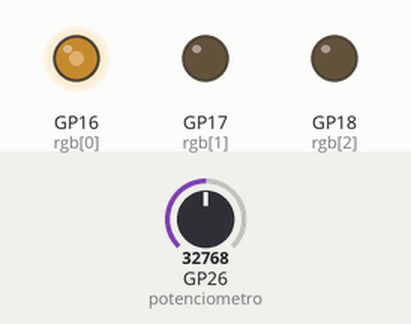
Recording of a program running on a simulated Raspberry Pi Pico running MicroPython. Parts: output pins drawn as LEDs (lit = HIGH). The inputs (shaded band) are chosen by the test bench; at power-on: GP26 (potenciometro) = 32768 (analog values on the 0–65535 scale).

Above: at 1.2 s.
1.3 s: GP26 (potenciometro) set to 45874
At 2.1 s:
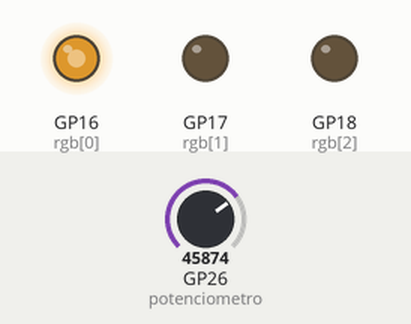
2.8 s: GP26 (potenciometro) set to 57670
At 3.3 s:
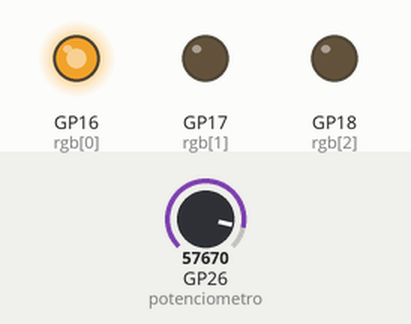
4.3 s: GP26 (potenciometro) set to 7864
At 4.6 s:
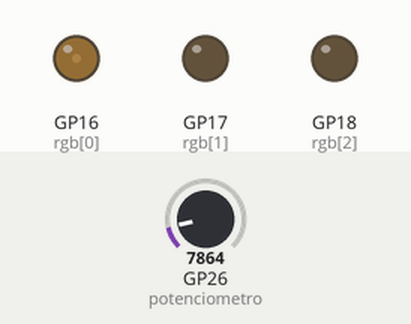
5.8 s: GP26 (potenciometro) set to 0
At 7.0 s:
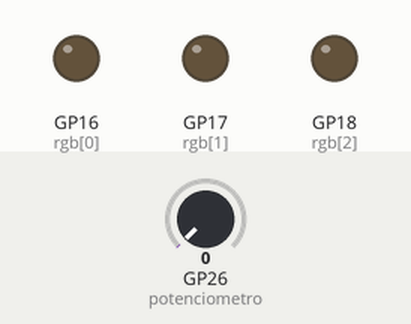
Timing chart, 0 to 8.3 s (numbered marks = the images above; inputs shaded):
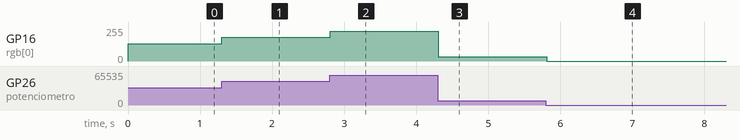

The program:

4.PAINEL_CORES.py
```python
from machine import Pin, PWM, ADC
from utime import sleep

# Cria uma lista com 3 objetos PWM para Vermelho (16), Verde (17) e Azul (18)
rgb = [PWM(Pin(i)) for i in (16, 17, 18)]

# Configura a frequência de todos para 1000Hz e os inicializa apagados
for led in rgb:
    led.freq(1000)
    led.duty_u16(0)

potenciometro = ADC(26)

while True:
    brilho = potenciometro.read_u16()

    rgb[0].duty_u16(brilho) # Vermelho acompanha o potenciômetro
    rgb[1].duty_u16(0)      # Verde sempre apagado
    rgb[2].duty_u16(0)      # Azul sempre apagado

    sleep(0.05)
```

Measured:
- after the input at 1.3 s, GP16 (rgb[0]): 128/255 → 178/255 at once
- after the input at 2.8 s, GP16 (rgb[0]): 178/255 → 224/255 at once
- after the input at 4.3 s, GP16 (rgb[0]): 224/255 → 31/255 at once
- after the input at 5.8 s, GP16 (rgb[0]): 31/255 → 0/255 at once
